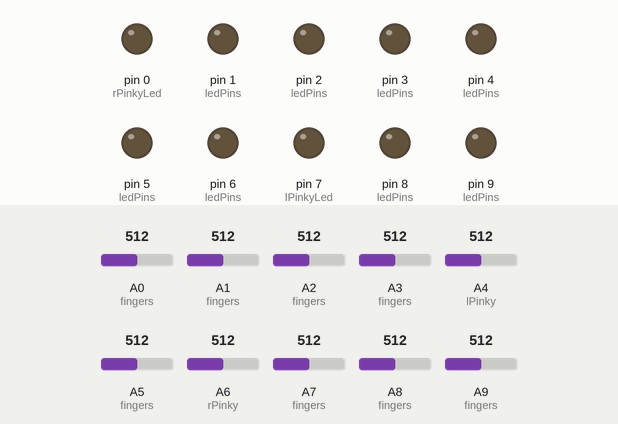
Recording of a program running on a simulated Teensy 4. Parts: output pins drawn as LEDs (lit = HIGH). Inputs (shaded band) come from the test bench; at power-on: A0 (fingers) = 512, A1 (fingers) = 512, A2 (fingers) = 512, A3 (fingers) = 512, A4 (lPinky) = 512, A5 (fingers) = 512, A6 (rPinky) = 512, A7 (fingers) = 512, A8 (fingers) = 512, A9 (fingers) = 512.

Above: at 1.2 s.
1.3 s: A0 (fingers) set to 882
2.8 s: A0 (fingers) set to 911
At 3.5 s:
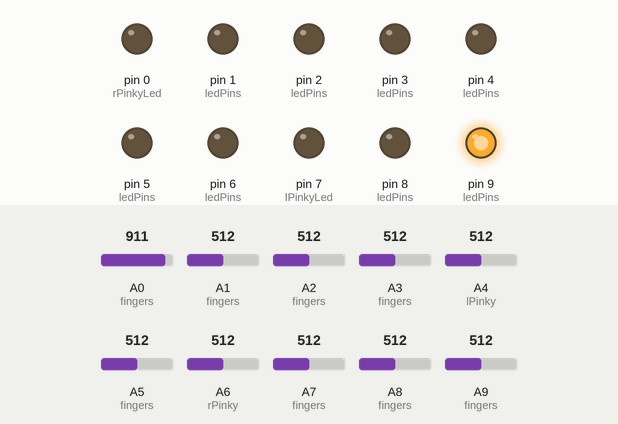
4.3 s: A1 (fingers) set to 886
5.8 s: A1 (fingers) set to 908
At 7.0 s:
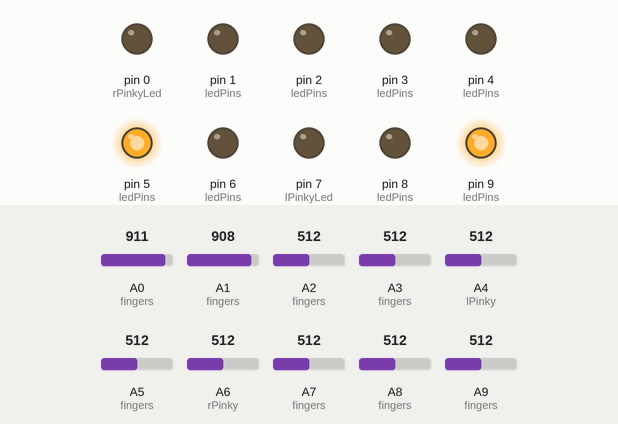
7.3 s: A2 (fingers) set to 887
8.8 s: A2 (fingers) set to 913
At 9.3 s:
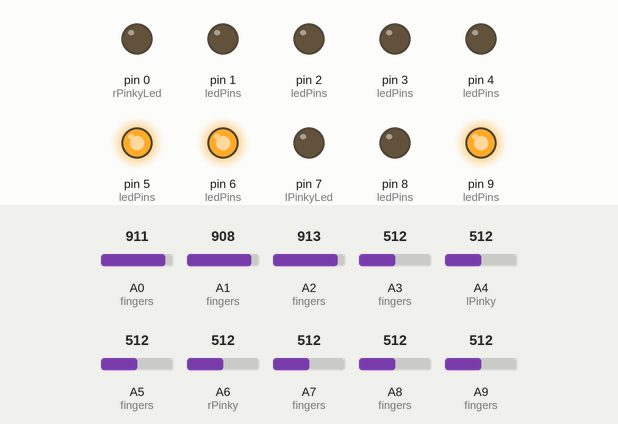
Timing chart, 0 to 11.3 s (numbered marks = the images above; inputs shaded):
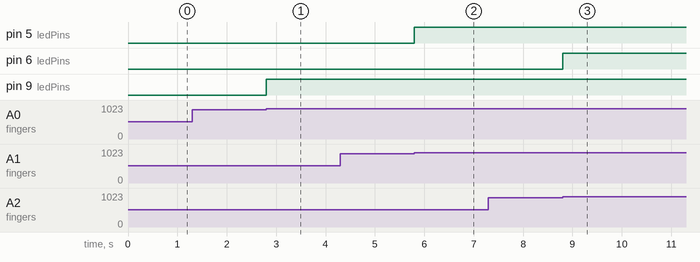

The program:

main.cpp
```cpp
#include <Arduino.h>

const int channel = 1;

const uint8_t lThumb = A1;
const uint8_t lIndex = A0;
const uint8_t lMiddle = A2;
const uint8_t lRing = A3;
const uint8_t lPinky = A4;
const uint8_t rThumb = A5;
const uint8_t rIndex = A7;
const uint8_t rMiddle = A8;
const uint8_t rRing = A9;
const uint8_t rPinky = A6;

const int FINGERS = 10;
const uint8_t fingers[FINGERS] = {lPinky, lRing, lMiddle, lIndex, lThumb,
                                  rThumb, rIndex, rMiddle, rRing, rPinky};

const uint8_t lThumbLed = 5;
const uint8_t lIndexLed = 9;
const uint8_t lMiddleLed = 6;
const uint8_t lRingLed = 8;
const uint8_t lPinkyLed = 7;
const uint8_t rThumbLed = 1;
const uint8_t rIndexLed = 4;
const uint8_t rMiddleLed = 2;
const uint8_t rRingLed = 3;
const uint8_t rPinkyLed = 0;

const uint8_t ledPins[FINGERS] = {lPinkyLed, lRingLed, lMiddleLed, lIndexLed, lThumbLed,
                                  rThumbLed, rIndexLed, rMiddleLed, rRingLed, rPinkyLed};

void updateFinger(uint8_t fingerId, uint8_t note)
{
    int read = analogRead(fingers[fingerId]);
    if (read > 900)
    {
        usbMIDI.sendNoteOn(note, read, channel);
        digitalWrite(ledPins[fingerId], HIGH);
    }
    else
    {
        usbMIDI.sendNoteOff(note, 0, channel);
        digitalWrite(ledPins[fingerId], LOW);
    }
}

void setup()
{
    Serial.begin(9600);

    for (int i = 0; i < FINGERS; i++)
    {
        pinMode(ledPins[i], OUTPUT);
    }
}

void loop()
{
    for (int i = 0; i < FINGERS; i++)
    {
        updateFinger(i, i);
    }

    while (usbMIDI.read());
}
```

Measured:
- the behaviour switches between 900 and 901 on A0 (fingers) (found by bisection; images 0 and 1)
- the behaviour switches between 900 and 901 on A1 (fingers) (found by bisection; images 1 and 2)
- the behaviour switches between 900 and 901 on A2 (fingers) (found by bisection; images 2 and 3)
- after the input at 1.3 s, every drawn part: stays the same
- after the input at 2.8 s, pin 9 (ledPins): LOW → HIGH at once
- after the input at 4.3 s, every drawn part: stays the same
- after the input at 5.8 s, pin 5 (ledPins): LOW → HIGH at once
- after the input at 7.3 s, every drawn part: stays the same
- after the input at 8.8 s, pin 6 (ledPins): LOW → HIGH at once
